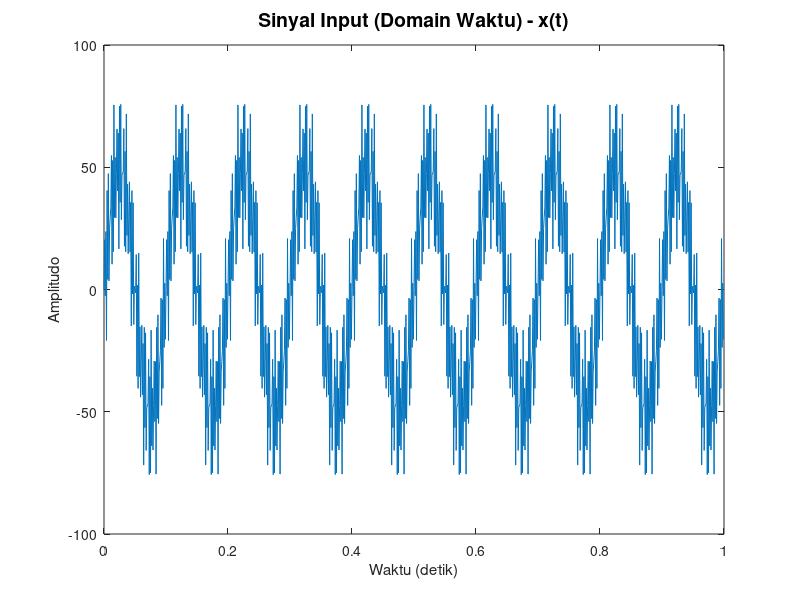
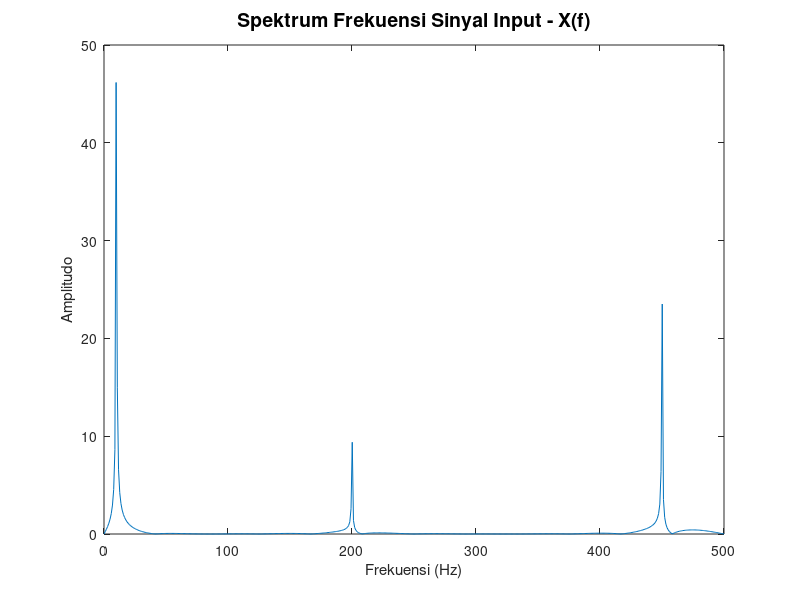
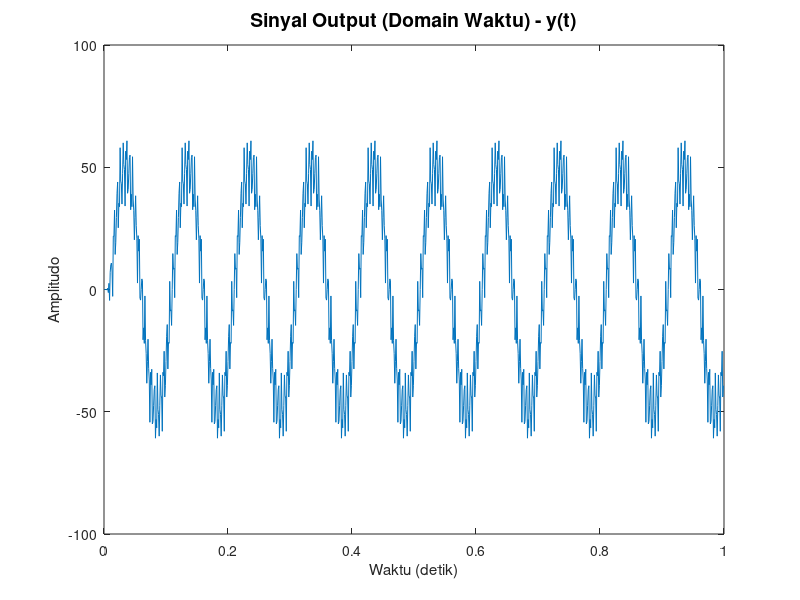
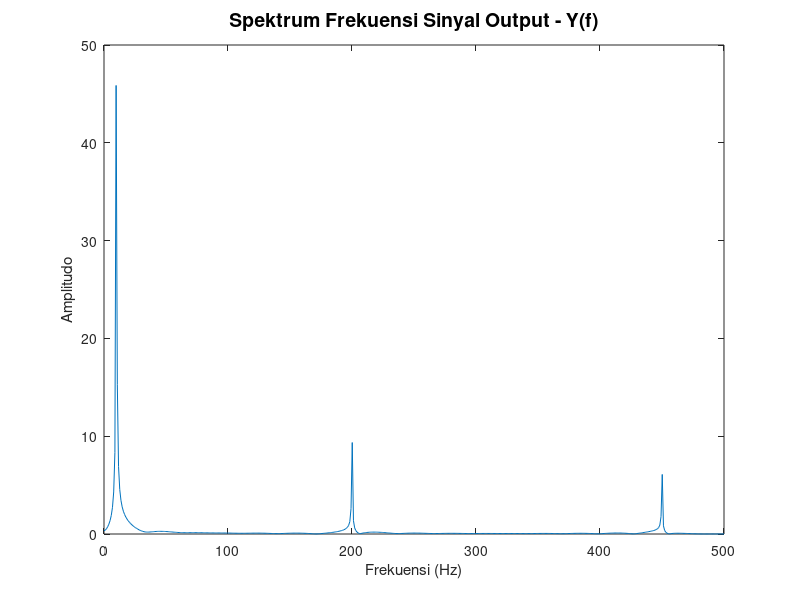

These figures' MATLAB source, in order:
clear all
close all
clc

% Generate input signals
Fs      = 1000;                     % samples per second
dt      = 1/Fs;                     % seconds per sample
StopTime= 1;                        % seconds
t       = (0:dt:StopTime-dt)';      % seconds

% Generate input 1
A1      = 50;
Fin1    = 10;                       % hertz

% Generate input 2
A2      = 10;
Fin2    = 200;                      % hertz

% Generate input 3
A3      = 25;
Fin3    = 450;                      % hertz

x       = A1*sin(2*pi*Fin1*t) + A2*sin(2*pi*Fin2*t) + A3*sin(2*pi*Fin3*t);

% Plot input signals
figure;
plot(t, x);
title('Sinyal Input (Domain Waktu) - x(t)','FontSize',14,'FontWeight','bold');
xlabel('Waktu (detik)');
ylabel('Amplitudo');

% Fourier Transform (FFT)
L       = length(x);                    % identify data length
NFFT    = 2^nextpow2(L);                % count data step
fftx    = fft(x, NFFT)/L;               % Fourier transform of x
f       = Fs/2*linspace(0,1,NFFT/2+1);  % generate frequency data step

% Plot frequency spectrum of input signals
figure;
plot(f, 2*abs(fftx(1:NFFT/2+1)));
title('Spektrum Frekuensi Sinyal Input - X(f)','FontSize',14,'FontWeight','bold');
xlabel('Frekuensi (Hz)');
ylabel('Amplitudo');

% Generate filter coefficients (FIR)
Num = [-6.77077453069605e-06, 8.95706626106057e-05, -0.000593166801404474, ...
        0.00260505655219974, -0.00848591870104584, 0.0217484483139414, ...
        -0.0454287932312008, 0.0790997608709048, -0.116493933981783, ...
        0.146457163114763, 0.842017167684424, 0.146457163114763, ...
        -0.116493933981783, 0.0790997608709048, -0.0454287932312008, ...
        0.0217484483139414, -0.00848591870104584, 0.00260505655219974, ...
        -0.000593166801404474, 8.95706626106057e-05, -6.77077453069605e-06];
Den = 1;

% Filter Implementation
y = filter(Num, Den, x);

% Plot output signals
figure;
plot(t, y);
title('Sinyal Output (Domain Waktu) - y(t)','FontSize',14,'FontWeight','bold');
xlabel('Waktu (detik)');
ylabel('Amplitudo');

% Fourier Transform (FFT) of the output signal
ffty    = fft(y, NFFT)/L;               % Fourier transform of y

% Plot frequency spectrum of output signals
figure;
plot(f, 2*abs(ffty(1:NFFT/2+1)));
title('Spektrum Frekuensi Sinyal Output - Y(f)','FontSize',14,'FontWeight','bold');
xlabel('Frekuensi (Hz)');
ylabel('Amplitudo');
